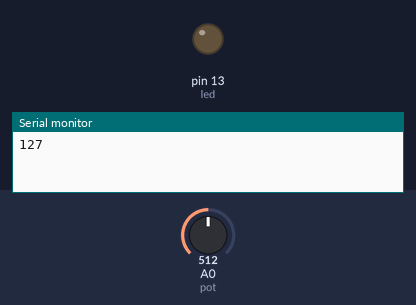
Bench run of a sketch on a simulated Arduino Uno, built with avr-gcc and run on an emulated ATmega328P. Shown: output pins drawn as LEDs (lit = HIGH), the last lines printed to the serial monitor. Inputs (shaded band) come from the test bench; at power-on: A0 (pot) = 512.

Above: at 0.1 s.
At 0.6 s:
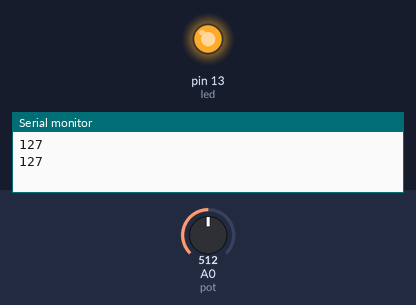
Timing chart, 0 to 2.1 s (numbered marks = the images above):
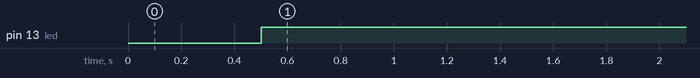

The sketch:

potentiometer.ino
```cpp
const int led = 13;
const int pot = A0;
 int val;

 void setup()
 {
 pinMode(led,OUTPUT);
 Serial.begin(9600);
  }
 void loop()
 {
 val = analogRead(pot);
 val = map(val,0,1024,0,255);
 Serial.println(val);
 delay (500);
 digitalWrite(led,val);
 }
```

Measured:
- by itself, pin 13 (led): LOW → HIGH at 0.50 s
